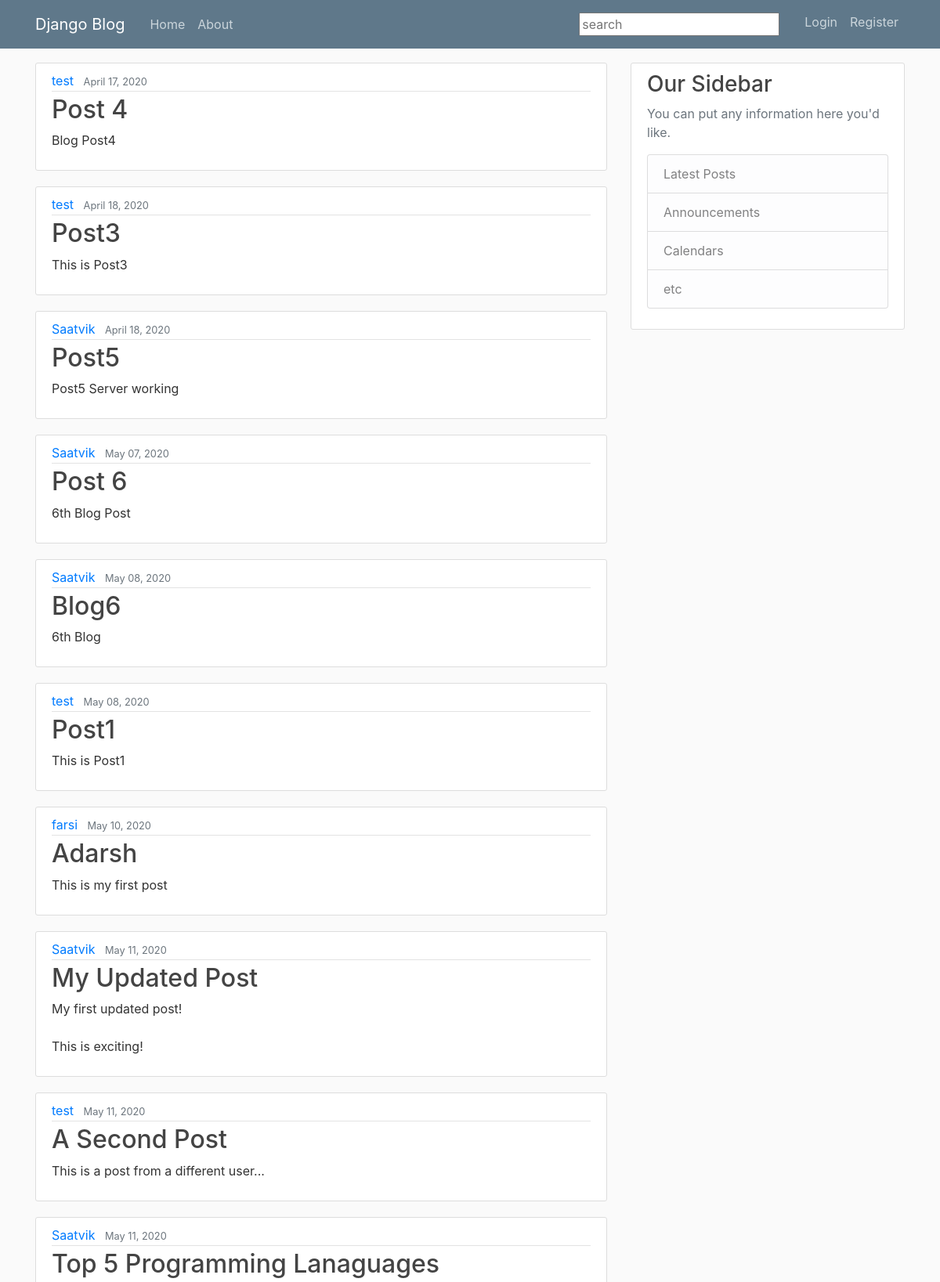
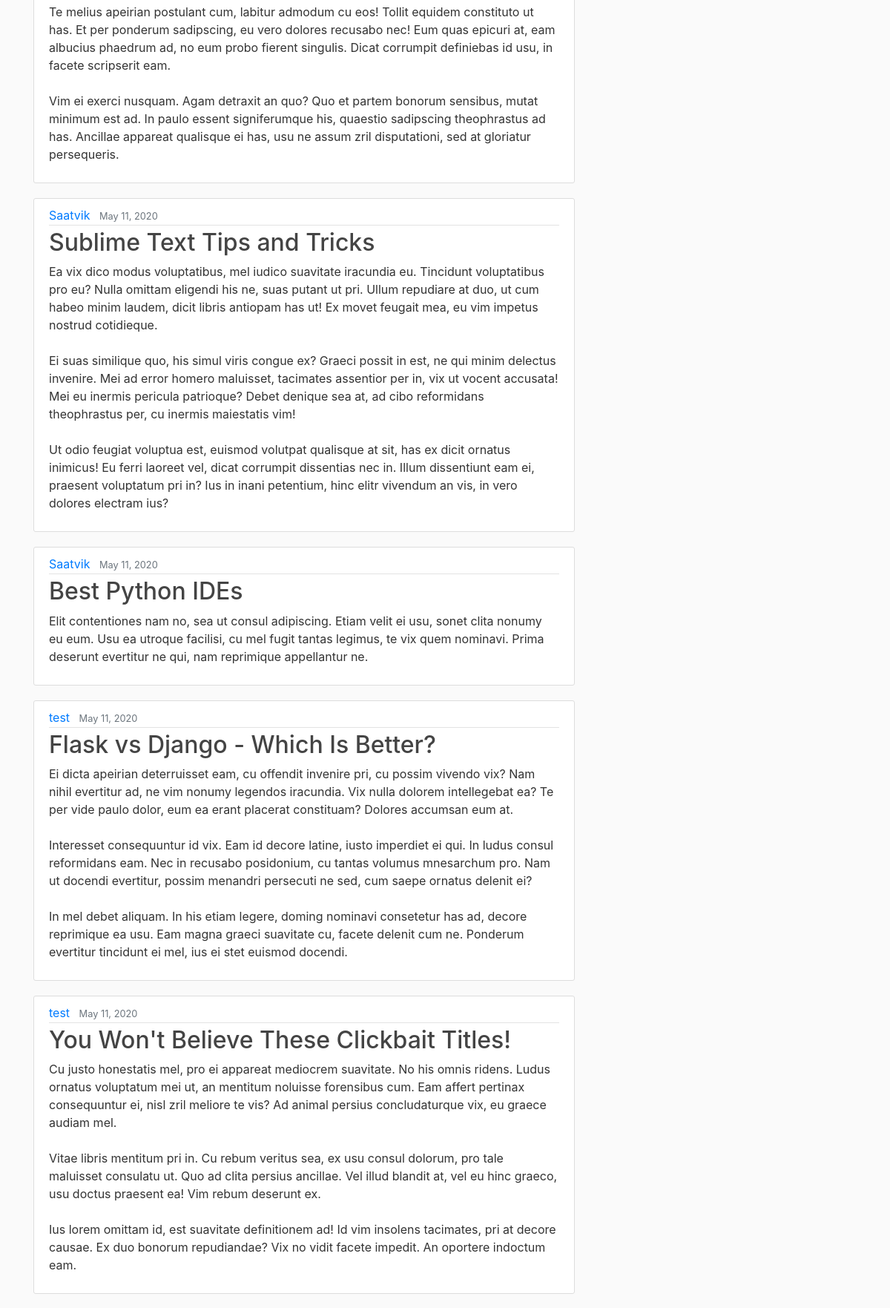
Screenshot of /blog/ (upper part) with the database file from the repository (2 pictures, top to bottom).
### blog/models.py (models this page shows, shortened)
class Post(models.Model):
    title=models.CharField(max_length=100)
    content=models.TextField()
    date_posted=models.DateTimeField(default=timezone.now)
    author=models.ForeignKey(User,on_delete=models.CASCADE)

### blog/views.py (the view)
# urls.py: path('',views.home,name='blog-saatvik'),
def home(request):
    context={
        'data':Post.objects.all()
    }
    if(request.method=='GET'):
        query=request.GET.get("q")
        qs=Post.objects.all()
        if query is not None:
            qs=qs.filter(title__icontains=query)
            context={
                'data':qs
            }
    return render(request,'blog/home.html',context)

### blog/templates/blog/home.html (shortened to what this page needs)
{%  extends "blog/base.html" %}
{% block content %}
   {% for post in data %}
       <article class="media content-section">
           <div class="media-body">
           <div class="article-metadata">
               <a class="mr-2" href="{% url 'user-post' post.author.username %}">{{ post.author }}</a>
               <small class="text-muted">{{ post.date_posted|date:"F d, Y" }}</small>
           </div>
           <h2><a class="article-title" href="{%url 'blog-detail' post.id %}">{{ post.title }}</a></h2>
           <p class="article-content">{{ post.content }}</p>
           </div>
       </article>
   {% endfor %}
{% endblock content %}

### blog/templates/blog/base.html (shortened to what this page needs)
{%load static%}
<!DOCTYPE html>
<head>
    <link rel="stylesheet" href="https://maxcdn.bootstrapcdn.com/bootstrap/4.0.0/css/bootstrap.min.css">
    <link rel="stylesheet" href="{%static 'blog/main.css'%}">
</head>
<body>
    <header class="site-header">
        <nav class="navbar navbar-expand-md navbar-dark bg-steel fixed-top">
          <div class="container">
            <a class="navbar-brand mr-4" href="{%url 'blog-saatvik'%}">Django Blog</a>
            <div class="collapse navbar-collapse" id="navbarToggle">
              <div class="navbar-nav mr-auto">
                <a class="nav-item nav-link" href="{%url 'blog-saatvik'%}">Home</a>
                <a class="nav-item nav-link" href="{%url 'about-page'%}">About</a>
              </div>
              <div class="navbar-nav">
                <a class="nav-item nav-link mr-3" >
                  <form method="get" action="/blog/"><input type="text" name ="q" id="id_q" placeholder="search"></form>
                </a>
                {%if user.is_authenticated%}
                <a class="nav-item nav-link" href="{%url 'blog-create'%}">New Post</a>
                <a class="nav-item nav-link" href="{%url 'profile'%}">Welcome {{user.first_name}}</a>
                <a class="nav-item nav-link" href="{%url 'logout'%}">Logout</a>
                {%else%}
                <a class="nav-item nav-link" href="{%url 'login'%}">Login</a>
                <a class="nav-item nav-link" href="{%url 'user-register'%}">Register</a>
                {%endif%}
              </div>
            </div>
          </div>
        </nav>
    </header>
    <main role="main" class="container">
        <div class="row">
          <div class="col-md-8">
            {% block content %}{% endblock %}
          </div>
          <div class="col-md-4">
            <div class="content-section">
              <h3>Our Sidebar</h3>
              <p class='text-muted'>You can put any information here you'd like.
                <ul class="list-group">
                  <li class="list-group-item list-group-item-light">Latest Posts</li>
                  <li class="list-group-item list-group-item-light">Announcements</li>
                  <li class="list-group-item list-group-item-light">Calendars</li>
                  <li class="list-group-item list-group-item-light">etc</li>
                </ul>
              </p>
            </div>
          </div>
        </div>
    </main>
</body>
</html>

### blog/static/blog/main.css (style rules this page uses)
body { background: #fafafa; color: #333333; margin-top: 5rem; }
h1, h2, h3, h4, h5, h6 { color: #444444; }
ul { margin: 0; }
.bg-steel { background-color: #5f788a; }
.site-header .navbar-nav .nav-link { color: #cbd5db; }
.content-section { background: #ffffff; padding: 10px 20px; border: 1px solid #dddddd; border-radius: 3px; margin-bottom: 20px; }
.article-title { color: #444444; }
.article-content { white-space: pre-line; }
.article-metadata { padding-bottom: 1px; margin-bottom: 4px; border-bottom: 1px solid #e3e3e3 }

### rows the page displays
Post: author "test", date_posted "April 17, 2020", title "Post 4", content "Blog Post4"
Post: author "test", date_posted "April 18, 2020", title "Post3", content "This is Post3"
Post: author "Saatvik", date_posted "April 18, 2020", title "Post5", content "Post5 Server working"
Post: author "Saatvik", date_posted "May 07, 2020", title "Post 6", content "6th Blog Post"
Post: author "Saatvik", date_posted "May 08, 2020", title "Blog6", content "6th Blog"
Post: author "test", date_posted "May 08, 2020", title "Post1", content "This is Post1"
Post: author "farsi", date_posted "May 10, 2020", title "Adarsh", content "This is my first post"
Post: author "Saatvik", date_posted "May 11, 2020", title "My Updated Post", content "My first updated post! This is exciting!"
Post: author "test", date_posted "May 11, 2020", title "A Second Post", content "This is a post from a different user..."
Post: author "Saatvik", date_posted "May 11, 2020", title "Top 5 Programming Lanaguages", content "Te melius apeirian postulant cum, labitur admodum cu eos! Tollit equidem constituto ut has. Et per ponderum sadipscing, eu vero dolores recusabo nec! Eum quas epicuri at, eam albucius phaedrum ad, no eum probo fierent singulis. Dicat corrumpit definiebas id usu, in facete scripserit eam. Vim ei exerci nusquam. Agam detraxit an quo? Quo et partem bonorum sensibus, mutat minimum est ad. In paulo essent signiferumque his, quaestio sadipscing theophrastus ad has. Ancillae appareat qualisque ei has, usu ne assum zril disputationi, sed at gloriatur persequeris."
Post: author "Saatvik", date_posted "May 11, 2020", title "Sublime Text Tips and Tricks", content "Ea vix dico modus voluptatibus, mel iudico suavitate iracundia eu. Tincidunt voluptatibus pro eu? Nulla omittam eligendi his ne, suas putant ut pri. Ullum repudiare at duo, ut cum habeo minim laudem, dicit libris antiopam has ut! Ex movet feugait mea, eu vim impetus nostrud cotidieque. Ei suas similique quo, his simul viris congue ex? Graeci possit in est, ne qui minim delectus invenire. Mei ad error homero maluisset, tacimates assentior per in, vix ut vocent accusata! Mei eu inermis pericula patrioque? Debet denique sea at, ad cibo reformidans theophrastus per, cu inermis maiestatis vim! Ut odio feugiat voluptua est, euismod volutpat qualisque at sit, has ex dicit ornatus inimicus! Eu…"
Post: author "Saatvik", date_posted "May 11, 2020", title "Best Python IDEs", content "Elit contentiones nam no, sea ut consul adipiscing. Etiam velit ei usu, sonet clita nonumy eu eum. Usu ea utroque facilisi, cu mel fugit tantas legimus, te vix quem nominavi. Prima deserunt evertitur ne qui, nam reprimique appellantur ne."
Post: author "test", date_posted "May 11, 2020", title "Flask vs Django - Which Is Better?", content "Ei dicta apeirian deterruisset eam, cu offendit invenire pri, cu possim vivendo vix? Nam nihil evertitur ad, ne vim nonumy legendos iracundia. Vix nulla dolorem intellegebat ea? Te per vide paulo dolor, eum ea erant placerat constituam? Dolores accumsan eum at. Interesset consequuntur id vix. Eam id decore latine, iusto imperdiet ei qui. In ludus consul reformidans eam. Nec in recusabo posidonium, cu tantas volumus mnesarchum pro. Nam ut docendi evertitur, possim menandri persecuti ne sed, cum saepe ornatus delenit ei? In mel debet aliquam. In his etiam legere, doming nominavi consetetur has ad, decore reprimique ea usu. Eam magna graeci suavitate cu, facete delenit cum ne. Ponderum…"
Post: author "test", date_posted "May 11, 2020", title "You Won't Believe These Clickbait Titles!", content "Cu justo honestatis mel, pro ei appareat mediocrem suavitate. No his omnis ridens. Ludus ornatus voluptatum mei ut, an mentitum noluisse forensibus cum. Eam affert pertinax consequuntur ei, nisl zril meliore te vis? Ad animal persius concludaturque vix, eu graece audiam mel. Vitae libris mentitum pri in. Cu rebum veritus sea, ex usu consul dolorum, pro tale maluisset consulatu ut. Quo ad clita persius ancillae. Vel illud blandit at, vel eu hinc graeco, usu doctus praesent ea! Vim rebum deserunt ex. Ius lorem omittam id, est suavitate definitionem ad! Id vim insolens tacimates, pri at decore causae. Ex duo bonorum repudiandae? Vix no vidit facete impedit. An oportere indoctum eam."
